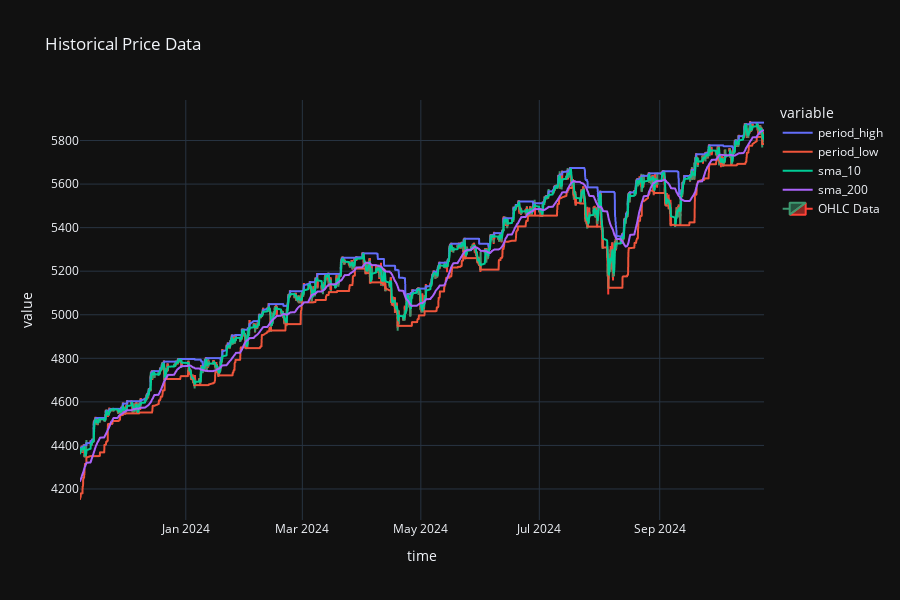
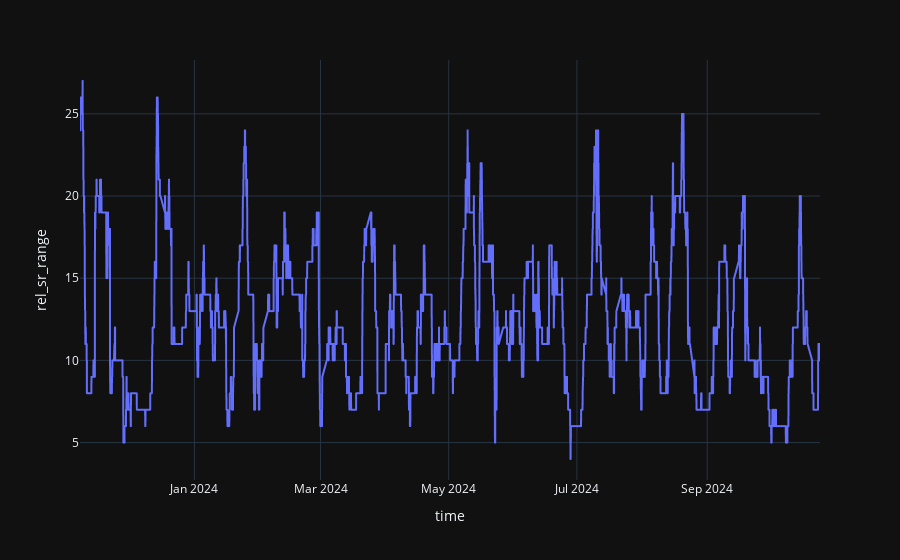

The code cell stored with these charts, in order, in its notebook:
### Code cell
mt5.initialize()

symbol = 'US500m'
start_dt = datetime.now() - timedelta(days=365*1)
end_dt = datetime.now()

#get historical data
mt5.initialize()
ohlc = get_ohlc_history(symbol, mt5.TIMEFRAME_H1, start_dt, end_dt)
display(ohlc)


sr_period = 24*5
atr_period = sr_period

ohlc['gain'] = ohlc['open'].shift(-1) - ohlc['open']
ohlc['perc_gain'] = (ohlc['gain']/ohlc['open'])*100

ohlc['high_rounded'] = ohlc['high'].round(0)
ohlc['low_rounded']  = ohlc['low'].round(0)
ohlc['close_rounded']= ohlc['close'].round(0)

ohlc['prev_high'] = ohlc['high'].shift(1)
ohlc['prev_low']  = ohlc['low'].shift(1)

ohlc['hour'] = ohlc['time'].dt.hour
ohlc['range'] = ohlc['high'] - ohlc['low']

#sma for know about trend
ohlc['sma_10'] = ohlc['open'].rolling(10).mean()
ohlc['sma_200'] = ohlc['open'].rolling(200).mean()

ohlc['trend'] = ohlc.apply(lambda x: 'uptrend' if x['sma_10'] > x['sma_200'] else 'downtrend', axis=1)

ohlc['period_high'] = ohlc['close_rounded'].rolling(sr_period).max().shift(2)
ohlc['period_low']  = ohlc['close_rounded'].rolling(sr_period).min().shift(2)

ohlc['sr_range']    = ohlc['period_high'] - ohlc['period_low']
ohlc['atr']         = (ohlc['high']-ohlc['low']).rolling(atr_period).mean()

ohlc = ohlc.dropna()
ohlc['rel_sr_range']= (ohlc['sr_range']/ohlc['atr']).astype(int)
ohlc['rel_candle_size'] = (ohlc['range']/ohlc['atr']).astype(int).shift(1)

display(ohlc)


fig = create_price_fig(ohlc, indicators=['period_high', 'period_low', 'sma_10', 'sma_200'])
display(fig)

atr_fig = pt.line(ohlc, x='time', y='rel_sr_range')
display(atr_fig)

### Figure 1 — Plotly figure (JSON) as saved in the notebook; plotly's stock layout.template omitted (floating-point values rounded to 4 significant figures; data arrays with more than 128 entries replaced by an {"elided": "..."} marker saying what was removed)
{"data": [{"hovertemplate": "variable=period_high<br>time=%{x}<br>value=%{y}<extra></extra>", "legendgroup": "period_high", "line": {"color": "#636efa", "dash": "solid"}, "marker": {"symbol": "circle"}, "mode": "lines", "name": "period_high", "showlegend": true, "type": "scattergl", "x": {"elided": "5650 str values"}, "xaxis": "x", "y": {"elided": "5650 int values"}, "yaxis": "y"}, {"hovertemplate": "variable=period_low<br>time=%{x}<br>value=%{y}<extra></extra>", "legendgroup": "period_low", "line": {"color": "#EF553B", "dash": "solid"}, "marker": {"symbol": "circle"}, "mode": "lines", "name": "period_low", "showlegend": true, "type": "scattergl", "x": {"elided": "5650 str values"}, "xaxis": "x", "y": {"elided": "5650 int values"}, "yaxis": "y"}, {"hovertemplate": "variable=sma_10<br>time=%{x}<br>value=%{y}<extra></extra>", "legendgroup": "sma_10", "line": {"color": "#00cc96", "dash": "solid"}, "marker": {"symbol": "circle"}, "mode": "lines", "name": "sma_10", "showlegend": true, "type": "scattergl", "x": {"elided": "5650 str values"}, "xaxis": "x", "y": {"elided": "5650 float values"}, "yaxis": "y"}, {"hovertemplate": "variable=sma_200<br>time=%{x}<br>value=%{y}<extra></extra>", "legendgroup": "sma_200", "line": {"color": "#ab63fa", "dash": "solid"}, "marker": {"symbol": "circle"}, "mode": "lines", "name": "sma_200", "showlegend": true, "type": "scattergl", "x": {"elided": "5650 str values"}, "xaxis": "x", "y": {"elided": "5650 float values"}, "yaxis": "y"}, {"close": {"elided": "5650 float values"}, "high": {"elided": "5650 float values"}, "low": {"elided": "5650 float values"}, "name": "OHLC Data", "open": {"elided": "5650 float values"}, "type": "candlestick", "x": {"elided": "5650 str values"}}], "layout": {"height": 600, "legend": {"title": {"text": "variable"}, "tracegroupgap": 0}, "title": {"text": "Historical Price Data"}, "xaxis": {"anchor": "y", "domain": [0, 1], "rangeslider": {"visible": false}, "title": {"text": "time"}}, "yaxis": {"anchor": "x", "domain": [0, 1], "title": {"text": "value"}}}}

### Figure 2 — Plotly figure (JSON) as saved in the notebook; plotly's stock layout.template omitted (floating-point values rounded to 4 significant figures; data arrays with more than 128 entries replaced by an {"elided": "..."} marker saying what was removed)
{"data": [{"hovertemplate": "time=%{x}<br>rel_sr_range=%{y}<extra></extra>", "legendgroup": "", "line": {"color": "#636efa", "dash": "solid"}, "marker": {"symbol": "circle"}, "mode": "lines", "name": "", "showlegend": false, "type": "scattergl", "x": {"elided": "5650 str values"}, "xaxis": "x", "y": {"elided": "5650 int values"}, "yaxis": "y"}], "layout": {"legend": {"tracegroupgap": 0}, "margin": {"t": 60}, "xaxis": {"anchor": "y", "domain": [0, 1], "title": {"text": "time"}}, "yaxis": {"anchor": "x", "domain": [0, 1], "title": {"text": "rel_sr_range"}}}}
